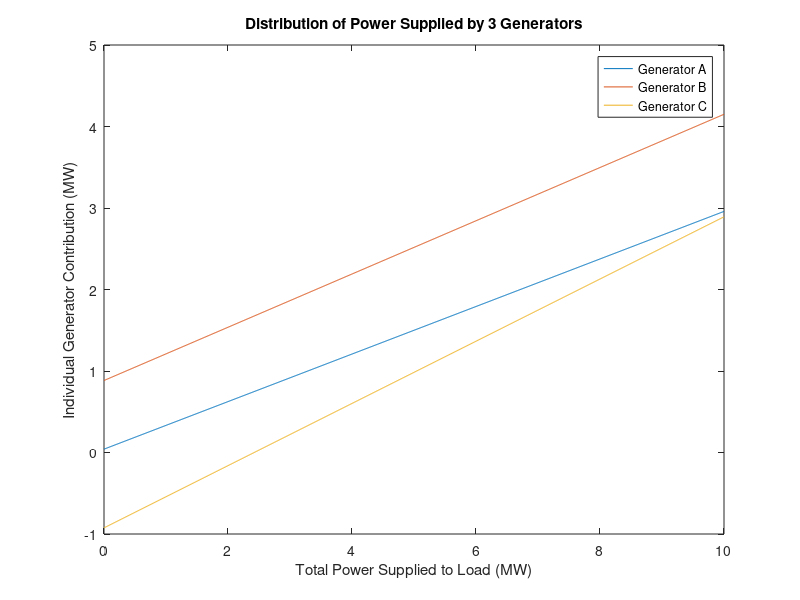

Reproduce this figure in MATLAB.
fnlA = 61;
fnlB = 61.5;
fnlC = 60.5;
SDA = 0.034;
SDB = 0.03;
SDC = 0.026;

fflA = fnlA/(SDA + 1);
fflB = fnlB/(SDB + 1);
fflC = fnlC/(SDC + 1);

SPA = 3/(fnlA-fflA);
SPB = 3/(fnlB-fflB);
SPC = 3/(fnlC-fflC);

Ptot = 0:0.01:10;
fsys = -(Ptot - (SPA*fnlA+SPB*fnlB+SPC*fnlC)) ./ (SPA+SPB+SPC);

PA = SPA .* (fnlA-fsys);
PB = SPB .* (fnlB-fsys);
PC = SPC .*(fnlC-fsys);

plot(Ptot, PA)
hold on
plot(Ptot, PB)
plot(Ptot, PC)

xlabel('Total Power Supplied to Load (MW)')
ylabel('Individual Generator Contribution (MW)')
title('Distribution of Power Supplied by 3 Generators')
legend('Generator A', 'Generator B', 'Generator C')
